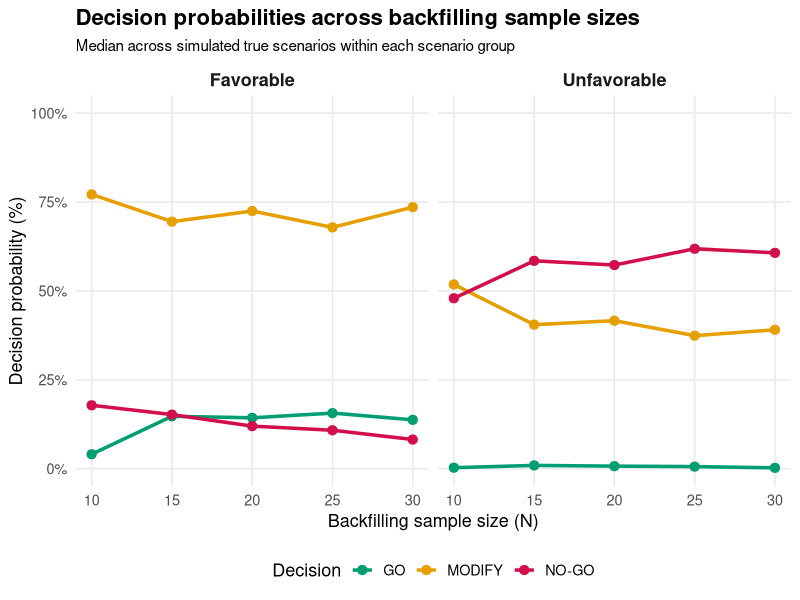

Write the R code that produced this figure.
###############################################################
# Posterior predictive simulations across several sample sizes
# PROC backfill setting: ORR + chronic toxicity + durability
###############################################################
#
# Purpose:
#   Evaluate the operating characteristics of a GO / MODIFY / NO-GO
#   decision framework using Monte Carlo simulations.
#
# Endpoints:
#   1. ORR: binary efficacy endpoint
#   2. Chronic toxicity: binary safety endpoint
#   3. Durability success: binary durability endpoint
#
# Important:
#   This is not a time-to-event analysis.
#   There is no PFS6, OS12, Kaplan-Meier, censoring, or Weibull modelling.
#   Each endpoint is treated as a binomial proportion.
#
# Main output:
#   - A slide-ready table summarising decision probabilities by N
#   - A figure showing how GO / MODIFY / NO-GO probabilities evolve with N
#
###############################################################


# ============================================================
# 0) Load required packages
# ============================================================

suppressPackageStartupMessages({
  library(dplyr)
  library(tidyr)
  library(purrr)
  library(tibble)
  library(ggplot2)
  library(scales)
})


# ============================================================
# 1) Simulation settings
# ============================================================

set.seed(123)

# Number of simulated trials per true scenario and per N.
# A larger value gives more stable Monte Carlo estimates.
nsim <- 10000

# Sample sizes to evaluate.
# These are the possible backfilling cohort sizes.
N_grid <- c(10, 15, 20, 25, 30)


# ============================================================
# 2) Bayesian prior
# ============================================================
#
# We use Jeffreys prior for each binomial endpoint:
#
#   pi ~ Beta(0.5, 0.5)
#
# If r events are observed among N patients:
#
#   pi | data ~ Beta(0.5 + r, 0.5 + N - r)
#
# The same prior is used for ORR, toxicity, and durability.
# ============================================================

a0 <- 0.5
b0 <- 0.5


# ============================================================
# 3) Decision-rule thresholds
# ============================================================

# -----------------------------
# ORR thresholds
# -----------------------------
#
# pi_go:
#   Clinically relevant ORR threshold for GO.
#
# pi_mod:
#   Lower ORR threshold used for the NO-GO / MODIFY boundary.
#
# p_go:
#   Required posterior probability for GO:
#     Pr(ORR >= pi_go | data) > p_go
#
# p_nogo:
#   NO-GO rule for low activity:
#     Pr(ORR >= pi_mod | data) < p_nogo
#
# p_modL and p_modU:
#   Intermediate range interpreted as MODIFY.
# -----------------------------

pi_go  <- 0.30
pi_mod <- 0.25

p_go   <- 0.80
p_nogo <- 0.20

p_modL <- 0.50
p_modU <- 0.80


# -----------------------------
# Chronic toxicity thresholds
# -----------------------------
#
# tox_thr:
#   Chronic toxicity threshold considered clinically unacceptable.
#
# p_tox_bad:
#   If Pr(toxicity >= tox_thr | data) > p_tox_bad,
#   the decision is NO-GO due to safety.
#
# p_tox_ok:
#   For a GO decision, we require:
#     Pr(toxicity < tox_thr | data) > p_tox_ok
# -----------------------------

tox_thr <- 0.35

p_tox_bad <- 0.70
p_tox_ok  <- 0.85


# -----------------------------
# Durability thresholds
# -----------------------------
#
# dur_thr:
#   Clinically meaningful durability success rate.
#
# p_dur_bad:
#   If Pr(durability >= dur_thr | data) < p_dur_bad,
#   the decision is NO-GO due to poor durability.
#
# p_dur_ok:
#   For a GO decision, we require:
#     Pr(durability >= dur_thr | data) > p_dur_ok
# -----------------------------

dur_thr <- 0.70

p_dur_bad <- 0.20
p_dur_ok  <- 0.80


# ============================================================
# 4) True simulation scenarios
# ============================================================
#
# These values define the true data-generating probabilities.
#
# Each simulated scenario is one combination of:
#   - true ORR
#   - true chronic toxicity rate
#   - true durability success rate
#
# You can modify these values depending on the scenarios you want
# to show in the PROC/backfill discussion.
# ============================================================

true_orr_scenarios <- c(0.20, 0.25, 0.30, 0.40)
true_tox_scenarios <- c(0.10, 0.20, 0.30, 0.40)
true_dur_scenarios <- c(0.60, 0.80, 0.90)


# ============================================================
# 5) Posterior probability helper functions
# ============================================================

# Pr(pi >= threshold | data)
post_prob_ge <- function(thr, r, n) {
  pbeta(
    q = thr,
    shape1 = a0 + r,
    shape2 = b0 + n - r,
    lower.tail = FALSE
  )
}

# Pr(pi < threshold | data)
post_prob_lt <- function(thr, r, n) {
  pbeta(
    q = thr,
    shape1 = a0 + r,
    shape2 = b0 + n - r,
    lower.tail = TRUE
  )
}


# ============================================================
# 6) ORR-only decision rule
# ============================================================
#
# This function applies the efficacy rule only.
#
# GO:
#   Pr(ORR >= 30%) > 80%
#
# NO-GO:
#   Pr(ORR >= 25%) < 20%
#
# MODIFY:
#   Intermediate / borderline cases.
#
# Remaining cases are assigned to MODIFY by design, so we do not
# create a separate "indeterminate" category.
# ============================================================

decide_orr_only <- function(pr_ge_30, pr_ge_25) {
  
  case_when(
    pr_ge_30 > p_go ~ "GO",
    pr_ge_25 < p_nogo ~ "NO-GO",
    pr_ge_25 >= p_modL & pr_ge_25 <= p_modU ~ "MODIFY",
    TRUE ~ "MODIFY"
  )
}


# ============================================================
# 7) Joint decision rule
# ============================================================
#
# Final decision uses ORR, chronic toxicity, and durability.
#
# Conservative logic:
#
#   1. NO-GO if efficacy is clearly insufficient.
#   2. NO-GO if chronic toxicity is unacceptable.
#   3. NO-GO if durability is clearly poor.
#   4. GO only if efficacy, safety, and durability are all supportive.
#   5. MODIFY otherwise.
#
# This rule avoids declaring GO if one key dimension is not supportive.
# ============================================================

decide_joint <- function(pr_orr_ge_30,
                         pr_orr_ge_25,
                         pr_tox_ok,
                         pr_tox_bad,
                         pr_dur_ok) {
  
  case_when(
    
    # Lack of sufficient efficacy
    pr_orr_ge_25 < p_nogo ~ "NO-GO",
    
    # Unacceptable chronic toxicity
    pr_tox_bad > p_tox_bad ~ "NO-GO",
    
    # Poor durability
    pr_dur_ok < p_dur_bad ~ "NO-GO",
    
    # GO only if all components are supportive
    pr_orr_ge_30 > p_go &
      pr_tox_ok  > p_tox_ok &
      pr_dur_ok  > p_dur_ok ~ "GO",
    
    # Everything else is MODIFY
    TRUE ~ "MODIFY"
  )
}

# ============================================================
# 8) Simulation function for one N
# ============================================================
#
# For a fixed sample size N, this function:
#
#   1. Builds the full grid of true scenarios.
#   2. Simulates nsim trials for each scenario.
#   3. Generates binomial counts:
#        r_orr = number of responders
#        r_tox = number with chronic toxicity
#        r_dur = number with durability success
#   4. Computes posterior probabilities.
#   5. Applies the joint GO / MODIFY / NO-GO decision rule.
#   6. Returns decision probabilities for each true scenario.
#
# Important:
#   ORR, toxicity, and durability are simulated independently.
#   This is a marginal operating-characteristics assessment.
# ============================================================

run_simulation_for_N <- function(N, nsim = 10000) {
  
  # Create all combinations of true ORR, true toxicity, and true durability
  scenario_grid <- expand_grid(
    true_orr = true_orr_scenarios,
    true_tox = true_tox_scenarios,
    true_dur = true_dur_scenarios
  )
  
  # Simulate each scenario
  sim_counts <- pmap_dfr(
    scenario_grid,
    function(true_orr, true_tox, true_dur) {
      
      # ------------------------------------------------------
      # Simulate binomial data for nsim independent trials
      # ------------------------------------------------------
      
      r_orr <- rbinom(nsim, size = N, prob = true_orr)
      r_tox <- rbinom(nsim, size = N, prob = true_tox)
      r_dur <- rbinom(nsim, size = N, prob = true_dur)
      
      
      # ------------------------------------------------------
      # Compute posterior probabilities
      # ------------------------------------------------------
      
      # Efficacy posterior probabilities
      pr_orr_ge_30 <- post_prob_ge(pi_go,  r_orr, N)
      pr_orr_ge_25 <- post_prob_ge(pi_mod, r_orr, N)
      
      # Safety posterior probabilities
      pr_tox_ok_sim  <- post_prob_lt(tox_thr, r_tox, N)
      pr_tox_bad_sim <- post_prob_ge(tox_thr, r_tox, N)
      
      # Durability posterior probability
      pr_dur_ok_sim <- post_prob_ge(dur_thr, r_dur, N)
      
      
      # ------------------------------------------------------
      # Apply final joint decision rule
      # ------------------------------------------------------
      
      decision <- decide_joint(
        pr_orr_ge_30 = pr_orr_ge_30,
        pr_orr_ge_25 = pr_orr_ge_25,
        pr_tox_ok    = pr_tox_ok_sim,
        pr_tox_bad   = pr_tox_bad_sim,
        pr_dur_ok    = pr_dur_ok_sim
      )
      
      
      # ------------------------------------------------------
      # Count decisions across simulated trials
      # ------------------------------------------------------
      
      tibble(
        N        = N,
        true_orr = true_orr,
        true_tox = true_tox,
        true_dur = true_dur,
        decision = decision
      ) %>%
        count(
          N,
          true_orr,
          true_tox,
          true_dur,
          decision,
          name = "n"
        )
    }
  )
  
  
  # ----------------------------------------------------------
  # Convert counts into estimated decision probabilities
  # ----------------------------------------------------------
  
  sim_counts %>%
    group_by(N, true_orr, true_tox, true_dur) %>%
    summarise(
      GO = sum(n[decision == "GO"], na.rm = TRUE) / sum(n),
      MODIFY = sum(n[decision == "MODIFY"], na.rm = TRUE) / sum(n),
      NO_GO = sum(n[decision == "NO-GO"], na.rm = TRUE) / sum(n),
      .groups = "drop"
    )
}

# ============================================================
# 9) Run simulations for all selected sample sizes
# ============================================================

results_wide <- map_dfr(
  N_grid,
  ~ run_simulation_for_N(N = .x, nsim = nsim)
)

results_wide

# ============================================================
# 10) Define scenario groups
# ============================================================
#
# Favorable:
#   Scenarios where the true profile is clinically attractive:
#     - ORR >= 30%
#     - chronic toxicity <= 30%
#     - durability success >= 80%
#
# Unfavorable:
#   Scenarios where at least one key dimension is clearly poor:
#     - ORR <= 25%
#     - or chronic toxicity > 30%
#     - or durability success <= 60%
#
# Other:
#   Intermediate scenarios. These are excluded from the main slide summary
#   to keep the interpretation focused.
# ============================================================

results_grouped <- results_wide %>%
  mutate(
    scenario_group = case_when(
      true_orr >= 0.30 &
        true_tox <= 0.30 &
        true_dur >= 0.80 ~ "Favorable",
      
      true_orr <= 0.25 |
        true_tox > 0.30 |
        true_dur <= 0.60 ~ "Unfavorable",
      
      TRUE ~ "Other"
    )
  ) %>%
  filter(
    scenario_group %in% c("Favorable", "Unfavorable")
  )

results_grouped

# ============================================================
# 11) Table: decision probabilities by N and scenario group
# ============================================================
#
# For each N and each scenario group, we summarise the decision
# probabilities across all scenario combinations in that group.
#
# Median is used because each group contains multiple scenario combinations.
# Ranges are included to show variability across scenarios.
# ============================================================

summary_by_group <- results_grouped %>%
  group_by(scenario_group, N) %>%
  summarise(
    n_scenarios = n(),
    
    GO_median = median(GO, na.rm = TRUE),
    MODIFY_median = median(MODIFY, na.rm = TRUE),
    NO_GO_median = median(NO_GO, na.rm = TRUE),
    
    GO_min = min(GO, na.rm = TRUE),
    GO_max = max(GO, na.rm = TRUE),
    
    MODIFY_min = min(MODIFY, na.rm = TRUE),
    MODIFY_max = max(MODIFY, na.rm = TRUE),
    
    NO_GO_min = min(NO_GO, na.rm = TRUE),
    NO_GO_max = max(NO_GO, na.rm = TRUE),
    
    .groups = "drop"
  ) %>%
  mutate(
    scenario_group = factor(
      scenario_group,
      levels = c("Favorable", "Unfavorable")
    ),
    
    `GO median (%)` = round(100 * GO_median, 1),
    `MODIFY median (%)` = round(100 * MODIFY_median, 1),
    `NO-GO median (%)` = round(100 * NO_GO_median, 1),
    
    `GO range (%)` = paste0(
      round(100 * GO_min, 1),
      "–",
      round(100 * GO_max, 1)
    ),
    
    `MODIFY range (%)` = paste0(
      round(100 * MODIFY_min, 1),
      "–",
      round(100 * MODIFY_max, 1)
    ),
    
    `NO-GO range (%)` = paste0(
      round(100 * NO_GO_min, 1),
      "–",
      round(100 * NO_GO_max, 1)
    )
  ) %>%
  arrange(scenario_group, N)

summary_table_slide <- summary_by_group %>%
  select(
    `Scenario group` = scenario_group,
    N,
    `Number of scenarios` = n_scenarios,
    `GO median (%)`,
    `MODIFY median (%)`,
    `NO-GO median (%)`,
    `GO range (%)`,
    `MODIFY range (%)`,
    `NO-GO range (%)`
  )

summary_table_slide

# ============================================================
# 12) Prepare data for figure
# ============================================================

plot_data <- summary_by_group %>%
  select(
    scenario_group,
    N,
    GO_median,
    MODIFY_median,
    NO_GO_median
  ) %>%
  pivot_longer(
    cols = c(GO_median, MODIFY_median, NO_GO_median),
    names_to = "decision",
    values_to = "prob"
  ) %>%
  mutate(
    decision = recode(
      decision,
      "GO_median" = "GO",
      "MODIFY_median" = "MODIFY",
      "NO_GO_median" = "NO-GO"
    ),
    decision = factor(decision, levels = c("GO", "MODIFY", "NO-GO")),
    prob_pct = 100 * prob
  )


# ============================================================
# 13) Figure: decision probability across N
# ============================================================

decision_palette <- c(
  "GO" = "#009E73",
  "MODIFY" = "#E69F00",
  "NO-GO" = "#D30F4B"
)

p_decision_by_N <- ggplot(
  plot_data,
  aes(
    x = N,
    y = prob_pct,
    color = decision,
    group = decision
  )
) +
  geom_line(linewidth = 1.2) +
  geom_point(size = 2.8) +
  facet_wrap(~ scenario_group, nrow = 1) +
  scale_color_manual(values = decision_palette) +
  scale_x_continuous(breaks = N_grid) +
  scale_y_continuous(
    labels = percent_format(scale = 1),
    limits = c(0, 100)
  ) +
  labs(
    title = "Decision probabilities across backfilling sample sizes",
    subtitle = "Median across simulated true scenarios within each scenario group",
    x = "Backfilling sample size (N)",
    y = "Decision probability (%)",
    color = "Decision"
  ) +
  theme_minimal(base_size = 13) +
  theme(
    plot.title = element_text(face = "bold", size = 16),
    plot.subtitle = element_text(size = 11),
    strip.text = element_text(face = "bold", size = 13),
    legend.position = "bottom",
    panel.grid.minor = element_blank()
  )

p_decision_by_N
